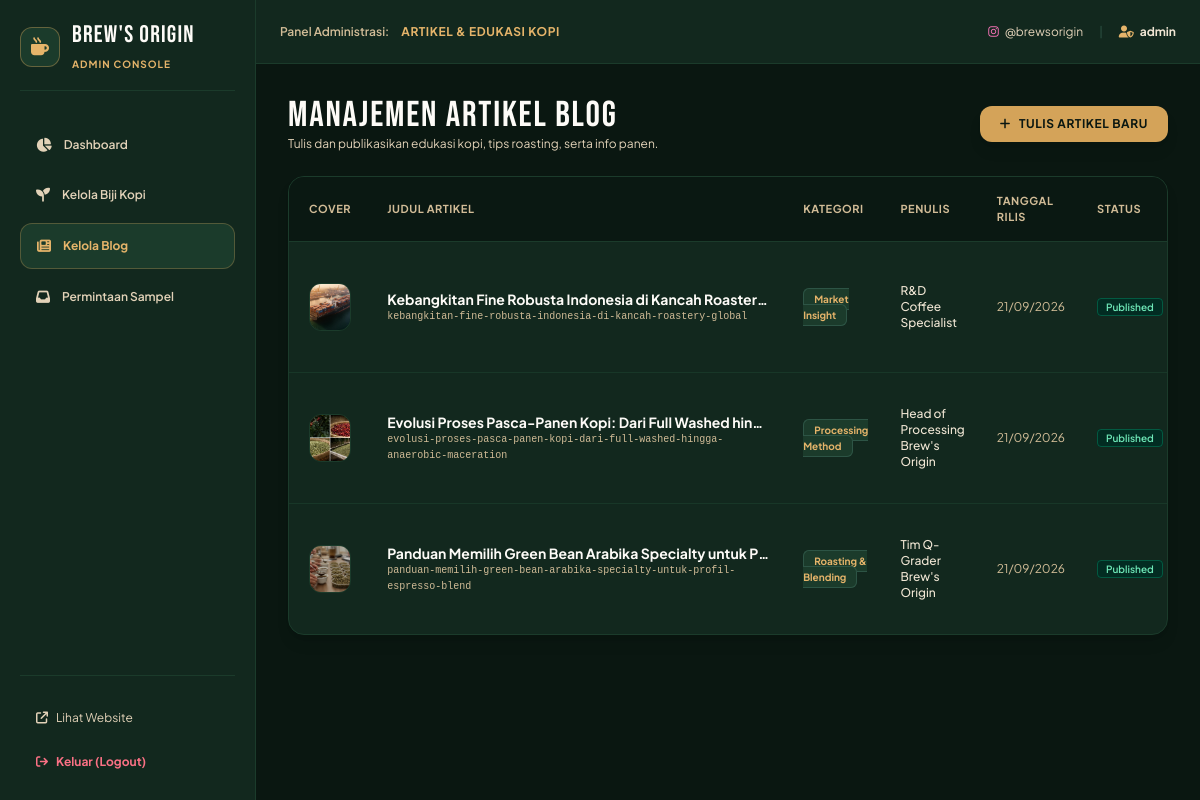
The page /admin/blogs (signed in) on the database its author committed.
### models.py (models this page shows)
class BlogPost(db.Model):
    __tablename__ = 'blog_posts'
    id = db.Column(db.Integer, primary_key=True)
    title = db.Column(db.String(200), nullable=False)
    slug = db.Column(db.String(220), unique=True, nullable=False)
    category = db.Column(db.String(80), default='Edukasi Kopi')
    excerpt = db.Column(db.Text, nullable=False)
    content = db.Column(db.Text, nullable=False)
    image_url = db.Column(db.String(255), default='/static/assets/slide3-processing.jpg')
    author = db.Column(db.String(100), default="Brew's Origin Team")
    read_time = db.Column(db.String(30), default='4 min read')
    is_published = db.Column(db.Boolean, default=True)
    created_at = db.Column(db.DateTime, default=utc_now)
    updated_at = db.Column(db.DateTime, default=utc_now, onupdate=utc_now)

### app.py (the view)
@app.route('/admin/blogs')
@login_required
def admin_blogs():
    posts = BlogPost.query.order_by(BlogPost.created_at.desc()).all()
    return render_template('admin/blogs.html', posts=posts)

### app.py (called while the page is built)
def login_required(f):
    @wraps(f)
    def decorated_function(*args, **kwargs):
        if not session.get('admin_logged_in'):
            flash('Silakan login terlebih dahulu untuk mengakses panel admin.', 'warning')
            return redirect(url_for('admin_login'))
        return f(*args, **kwargs)
    return decorated_function

@app.context_processor
def inject_global_vars():
    return {
        'config': app.config,
        'instagram_handle': app.config['INSTAGRAM_HANDLE'],
        'instagram_url': app.config['INSTAGRAM_URL'],
        'whatsapp_number': app.config['WHATSAPP_NUMBER']
    }

### templates/admin/blogs.html (shortened to what this page needs)
{% extends "admin/layout.html" %}
{% block section_name %}Artikel & Edukasi Kopi{% endblock %}
{% block content %}
<div class="space-y-6">
    <div class="flex flex-col sm:flex-row justify-between items-start sm:items-center gap-4">
        <div>
            <h1 class="font-bebas text-4xl text-cream-50">MANAJEMEN ARTIKEL BLOG</h1>
            <p class="text-xs text-cream-300">Tulis dan publikasikan edukasi kopi, tips roasting, serta info panen.</p>
        </div>
        <a href="{{ url_for('admin_blog_new') }}" class="btn-primary px-5 py-2.5 rounded-xl text-xs font-bold uppercase tracking-wider flex items-center gap-2 shadow-lg">
            <i class="fa-solid fa-plus text-forest-950"></i> Tulis Artikel Baru
        </a>
    </div>
    <div class="bg-forest-900 border border-forest-800 rounded-2xl overflow-hidden shadow-lg">
        <div class="overflow-x-auto">
            <table class="w-full text-left text-xs">
                <thead>
                    <tr class="bg-forest-950/90 border-b border-forest-800 text-cream-400 uppercase tracking-wider text-[11px]">
                        <th class="py-4 px-5">Cover</th>
                        <th class="py-4 px-4">Judul Artikel</th>
                        <th class="py-4 px-4">Kategori</th>
                        <th class="py-4 px-4">Penulis</th>
                        <th class="py-4 px-4">Tanggal Rilis</th>
                        <th class="py-4 px-4">Status</th>
                    </tr>
                </thead>
                <tbody class="divide-y divide-forest-800/80">
                    {% for post in posts %}
                        <tr class="hover:bg-forest-800/50 transition-colors">
                            <td class="py-3 px-5">
                                <img src="{{ post.image_url }}" alt="" class="w-12 h-12 rounded-xl object-cover border border-forest-800">
                            </td>
                            <td class="py-3 px-4">
                                <div class="font-bold text-cream-50 text-sm max-w-sm truncate">{{ post.title }}</div>
                                <div class="text-[10px] text-cream-400 font-mono">{{ post.slug }}</div>
                            </td>
                            <td class="py-3 px-4">
                                <span class="px-2.5 py-1 rounded-md text-[10px] font-bold bg-forest-800 text-gold-400 border border-forest-700">
                                    {{ post.category }}
                                </span>
                            </td>
                            <td class="py-3 px-4 text-cream-200 font-medium">{{ post.author }}</td>
                            <td class="py-3 px-4 text-cream-400">{{ post.created_at.strftime('%d/%m/%Y') }}</td>
                            <td class="py-3 px-4">
                                {% if post.is_published %}
                                    <span class="px-2 py-0.5 rounded text-[10px] font-semibold bg-emerald-950 text-emerald-300 border border-emerald-700/60">
                                        Published
                                    </span>
                                {% else %}
                                    <span class="px-2 py-0.5 rounded text-[10px] font-semibold bg-forest-800 text-cream-400">
                                        Draft
                                    </span>
                                {% endif %}
                            </td>
                        </tr>
                    {% else %}
                        <tr>
                            <td colspan="7" class="text-center py-12 text-cream-400 text-xs">
                                Belum ada artikel blog.
                            </td>
                        </tr>
                    {% endfor %}
                </tbody>
            </table>
        </div>
    </div>
</div>
{% endblock %}

### static/css/custom.css (style rules this page uses)
:root { --color-forest-darkest: #0a1711; --color-forest-dark: #12281e; --color-forest-card: #183528; --color-forest-surface: #1e4232; --color-forest-border: #2b5542; --color-forest-accent: #2e694d; --color-forest-hover: #3a805e; --color-cream-50: #fdfbf7; --color-cream-100: #f7f2e7; --color-cream-200: #efe5d3; --color-cream-300: #e2d2b8; --color-cream-400: #d1bc97; --color-cream-500: #bfa577; --color-cream-text: #f5eedf; --color-cream-muted: #d0c4b2; --color-gold-accent: #d4a359; --color-gold-hover: #e5b46a; --font-heading: 'Bebas Neue', sans-serif; --font-body: 'Plus Jakarta Sans', system-ui, -apple-system, sans-serif; }
body { font-family: var(--font-body); background-color: var(--color-forest-darkest); color: var(--color-cream-text); margin: 0; padding: 0; overflow-x: hidden; }
h1, h2, h3, .font-heading, .brand-font { font-family: var(--font-heading); letter-spacing: 0.04em; }
.font-bebas { font-family: var(--font-heading); letter-spacing: 0.05em; }
.btn-primary { background-color: var(--color-gold-accent); color: #0a1711; font-weight: 700; transition: all 0.2s ease; }

### rows shown on the page
BlogPost: image_url (picture), title "Kebangkitan Fine Robusta Indonesia di Kancah Roaster…", slug "kebangkitan-fine-robusta-indonesia-di-kancah-roastery-global", category "Market Insight", author "R&D Coffee Specialist", created_at "21/09/2026", is_published "Published"
BlogPost: image_url (picture), title "Evolusi Proses Pasca-Panen Kopi: Dari Full Washed hin…", slug "evolusi-proses-pasca-panen-kopi-dari-full-washed-hingga-anaerobic-maceration", category "Processing Method", author "Head of Processing Brew's Origin", created_at "21/09/2026", is_published "Published"
BlogPost: image_url (picture), title "Panduan Memilih Green Bean Arabika Specialty untuk P…", slug "panduan-memilih-green-bean-arabika-specialty-untuk-profil-espresso-blend", category "Roasting & Blending", author "Tim Q-Grader Brew's Origin", created_at "21/09/2026", is_published "Published"

### other values the page prints
{{ session.get('admin_user', 'Administrator') }} "admin"
